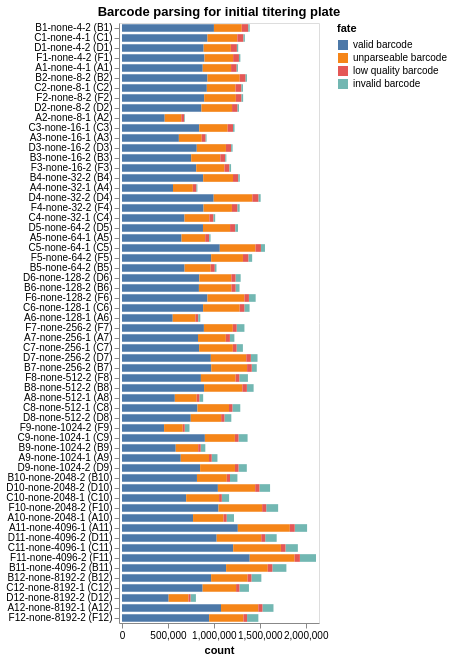

Here is the notebook cell this chart was saved with:
### Markdown cell above
## Statistics on barcode-parsing for each sample
Make interactive chart of the "fates" of the sequencing reads parsed for each sample on the plate.

If most sequencing reads are not "valid barcodes", this could potentially indicate some problem in the sequencing or barcode set you are parsing.

Potential fates are:
 - *valid barcode*: barcode that matches a known virus or neutralization standard, we hope most reads are this.
 - *invalid barcode*: a barcode with proper flanking sequences, but does not match a known virus or neutralization standard. If you  have a lot of reads of this type, it is probably a good idea to look at the invalid barcode CSVs (in the `./results/barcode_invalid/` subdirectory created by the pipeline) to see what these invalid barcodes are.
 - *unparseable barcode*: could not parse a barcode from this read as there was not a sequence of the correct length with the appropriate flanking sequence.
 - *low quality barcode*: low-quality or `N` nucleotides in barcode, could indicate problem with sequencing.
 - *failed chastity filter*: reads that failed the Illumina chastity filter, if these are reported in the FASTQ (they may not be).

Also, if the number of reads per sample is very uneven, that could indicate that you did not do a good job of balancing the different samples in the Illumina sequencing.

### Code cell
fates = (
    pd.concat([pd.read_csv(f).assign(well=f.strip(platedir).strip('_fates.csv')) for f, s in zip(fate_csvs, samples)])
    .merge(samples_df, validate="many_to_one", on="well")
    .assign(
        fate_counts=lambda x: x.groupby("fate")["count"].transform("sum"),
        sample_well=lambda x: x["sample"] + " (" + x["well"] + ")",
    )
    .query("fate_counts > 0")[  # only keep fates with at least one count
        ["fate", "count", "well", "sample_well", "dilution_factor"]
    ]
)

assert len(fates) == len(fates.drop_duplicates())


sample_wells = list(
    fates.sort_values(["dilution_factor"])["sample_well"]
)



fates_chart = (
    alt.Chart(fates)
    .encode(
        alt.X("count", scale=alt.Scale(nice=False, padding=3)),
        alt.Y(
            "sample_well",
            title=None,
            sort=sample_wells,
        ),
        alt.Color("fate", sort=sorted(fates["fate"].unique(), reverse=True)),
        alt.Order("fate", sort="descending"),
        tooltip=fates.columns.tolist(),
    )
    .mark_bar(height={"band": 0.85})
    .properties(
        height=alt.Step(10),
        width=200,
        title=f"Barcode parsing for initial titering plate",
    )
    .configure_axis(grid=False)
)

fates_chart

### Figure 1 — Vega-Lite specification as saved in the notebook (floating-point values rounded to 4 significant figures; data arrays with more than 128 entries replaced by an {"elided": "..."} marker saying what was removed)
{"config": {"view": {"continuousWidth": 300, "continuousHeight": 300}, "axis": {"grid": false}}, "data": {"name": "data-691188c99d3e5aa9804f82c35f6d0e2b"}, "mark": {"type": "bar", "height": {"band": 0.85}}, "encoding": {"color": {"field": "fate", "sort": ["valid barcode", "unparseable barcode", "low quality barcode", "invalid barcode"], "type": "nominal"}, "order": {"field": "fate", "sort": "descending", "type": "nominal"}, "tooltip": [{"field": "fate", "type": "nominal"}, {"field": "count", "type": "quantitative"}, {"field": "well", "type": "nominal"}, {"field": "sample_well", "type": "nominal"}, {"field": "dilution_factor", "type": "quantitative"}], "x": {"field": "count", "scale": {"nice": false, "padding": 3}, "type": "quantitative"}, "y": {"field": "sample_well", "sort": {"elided": "240 str values"}, "title": null, "type": "nominal"}}, "height": {"step": 10}, "title": "Barcode parsing for initial titering plate", "width": 200, "$schema": "https://vega.github.io/schema/vega-lite/v5.16.3.json", "datasets": {"data-691188c99d3e5aa9804f82c35f6d0e2b": {"elided": "240 records"}}}
